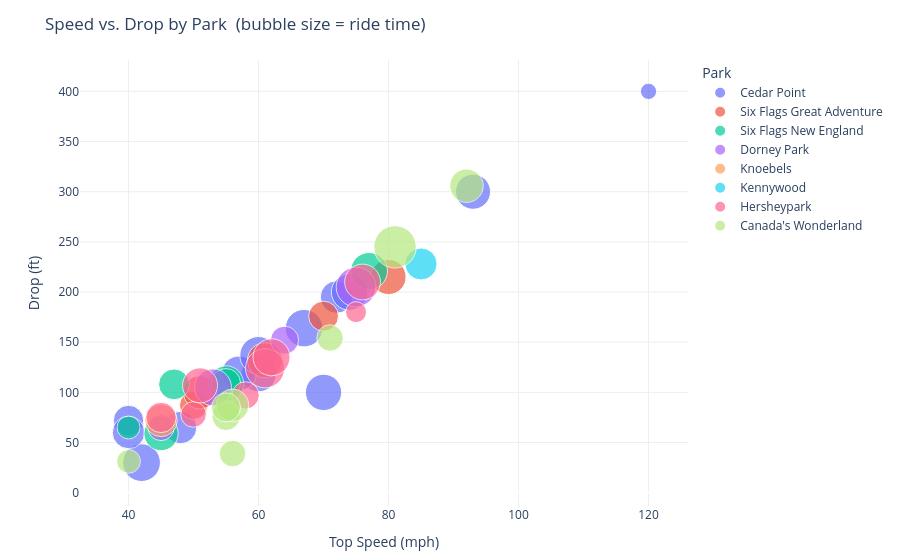

Here is the notebook cell this chart was saved with:
### Markdown cell above
## Bonus · Speed vs. Drop — Scatter by Park (bubble size = ride time)
Each dot is one coaster. Bubble size reflects ride duration in seconds. Hover for details.

### Code cell
scatter_df = df.dropna(subset=['max_speed_mph', 'drop_ft', 'ride_time_sec']).copy()

fig = px.scatter(
    scatter_df,
    y='drop_ft',
    x='max_speed_mph',
    color='park',
    size='ride_time_sec',
    size_max=30,
    hover_name='coaster',
    hover_data={'park': True, 'year_built': True, 'drop_ft': True,
                'max_speed_mph': True, 'ride_time_sec': True,
                'coaster_type_label': True},
    labels={
        'drop_ft': 'Drop (ft)',
        'max_speed_mph': 'Top Speed (mph)',
        'park': 'Park',
        'ride_time_sec': 'Ride Time (sec)',
        'coaster_type_label': 'Type'
    },
    title='Speed vs. Drop by Park  (bubble size = ride time)'
)
fig.update_layout(
    plot_bgcolor='white',
    xaxis=dict(gridcolor='#eee'),
    yaxis=dict(gridcolor='#eee'),
    legend_title='Park',
    margin=dict(t=60, b=40)
)
fig.show()

### Figure 1 — Plotly figure (JSON) as saved in the notebook; plotly's stock layout.template omitted (floating-point values rounded to 4 significant figures)
{"data": [{"customdata": [["Cedar Point", "1964", 105, "Wood"], ["Cedar Point", "1969", 162, "Steel"], ["Cedar Point", "1976", 120, "Steel"], ["Cedar Point", "1978", 140, "Steel"], ["Cedar Point", "1987", 120, "Steel"], ["Cedar Point", "1989", 120, "Steel"], ["Cedar Point", "1994", 136, "Steel"], ["Cedar Point", "2000", 140, "Steel"], ["Cedar Point", "2007", 150, "Launch"], ["Cedar Point", "2013", 160, "Steel"], ["Cedar Point", "2018", 150, "RMC (Steel-Wood Hybrid)"], ["Cedar Point", "2024", 30, "Launch"], ["Cedar Point", "2015 (conversion)", 160, "Steel"]], "hovertemplate": "<b>%{hovertext}</b><br><br>Park=%{customdata[0]}<br>Top Speed (mph)=%{x}<br>Drop (ft)=%{y}<br>Ride Time (sec)=%{customdata[2]}<br>year_built=%{customdata[1]}<br>Type=%{customdata[3]}<extra></extra>", "hovertext": ["Blue Streak", "Cedar Creek Mine Ride", "Corkscrew", "Gemini", "Iron Dragon", "Magnum XL-200", "Raptor", "Millennium Force", "Maverick", "GateKeeper", "Steel Vengeance", "Top Thrill 2", "Rougarou"], "legendgroup": "Cedar Point", "marker": {"color": "#636efa", "size": [105.0, 162.0, 120.0, 140.0, 120.0, 120.0, 136.0, 140.0, 150.0, 160.0, 150.0, 30.0, 160.0], "sizemode": "area", "sizeref": 0.2278, "symbol": "circle"}, "mode": "markers", "name": "Cedar Point", "orientation": "v", "showlegend": true, "type": "scatter", "x": [40.0, 42.0, 48.0, 60.0, 40.0, 72.0, 57.0, 93.0, 70.0, 67.0, 74.0, 120.0, 60.0], "xaxis": "x", "y": [72.0, 30.0, 65.0, 118.0, 60.0, 195.0, 119.0, 300.0, 100.0, 164.0, 200.0, 400.0, 137.0], "yaxis": "y"}, {"customdata": [["Six Flags Great Adventure", "1993", 90, "Steel"], ["Six Flags Great Adventure", "2006", 102, "Wood"], ["Six Flags Great Adventure", "1999", 140, "Steel"], ["Six Flags Great Adventure", "2001", 140, "Steel"], ["Six Flags Great Adventure", "2003", 126, "Steel"]], "hovertemplate": "<b>%{hovertext}</b><br><br>Park=%{customdata[0]}<br>Top Speed (mph)=%{x}<br>Drop (ft)=%{y}<br>Ride Time (sec)=%{customdata[2]}<br>year_built=%{customdata[1]}<br>Type=%{customdata[3]}<extra></extra>", "hovertext": ["Batman The Ride", "El Toro", "Medusa", "Nitro", "Superman - Ultimate Flight"], "legendgroup": "Six Flags Great Adventure", "marker": {"color": "#EF553B", "size": [90.0, 102.0, 140.0, 140.0, 126.0], "sizemode": "area", "sizeref": 0.2278, "symbol": "circle"}, "mode": "markers", "name": "Six Flags Great Adventure", "orientation": "v", "showlegend": true, "type": "scatter", "x": [50.0, 70.0, 61.0, 80.0, 51.0], "xaxis": "x", "y": [87.0, 176.0, 132.0, 215.0, 100.0], "yaxis": "y"}, {"customdata": [["Six Flags New England", "2002", 140, "Steel"], ["Six Flags New England", "1990", 108, "Steel"], ["Six Flags New England", "2000", 155, "Steel"], ["Six Flags New England", "1941", 60, "Wood"], ["Six Flags New England", "2024", 96, "Steel"], ["Six Flags New England", "2026", 134, "Launch"]], "hovertemplate": "<b>%{hovertext}</b><br><br>Park=%{customdata[0]}<br>Top Speed (mph)=%{x}<br>Drop (ft)=%{y}<br>Ride Time (sec)=%{customdata[2]}<br>year_built=%{customdata[1]}<br>Type=%{customdata[3]}<extra></extra>", "hovertext": ["Batman - The Dark Knight", "Flashback", "Superman the Ride", "Thunderbolt", "The Riddler Revenge", "Quantum Accelerator"], "legendgroup": "Six Flags New England", "marker": {"color": "#00cc96", "size": [140.0, 108.0, 155.0, 60.0, 96.0, 134.0], "sizemode": "area", "sizeref": 0.2278, "symbol": "circle"}, "mode": "markers", "name": "Six Flags New England", "orientation": "v", "showlegend": true, "type": "scatter", "x": [55.0, 47.0, 77.0, 40.0, 55.0, 45.0], "xaxis": "x", "y": [109.0, 108.0, 221.0, 65.0, 109.3, 59.0], "yaxis": "y"}, {"customdata": [["Dorney Park", "1924", 78, "Wood"], ["Dorney Park", "1997", 180, "Steel"], ["Dorney Park", "2005", 155, "Steel"], ["Dorney Park", "2024", 90, "Steel"]], "hovertemplate": "<b>%{hovertext}</b><br><br>Park=%{customdata[0]}<br>Top Speed (mph)=%{x}<br>Drop (ft)=%{y}<br>Ride Time (sec)=%{customdata[2]}<br>year_built=%{customdata[1]}<br>Type=%{customdata[3]}<extra></extra>", "hovertext": ["Thunderhawk", "Steel Force", "Hydra the Revenge", "Iron Menace"], "legendgroup": "Dorney Park", "marker": {"color": "#ab63fa", "size": [78.0, 180.0, 155.0, 90.0], "sizemode": "area", "sizeref": 0.2278, "symbol": "circle"}, "mode": "markers", "name": "Dorney Park", "orientation": "v", "showlegend": true, "type": "scatter", "x": [45.0, 75.0, 53.0, 64.0], "xaxis": "x", "y": [65.0, 205.0, 105.0, 152.0], "yaxis": "y"}, {"customdata": [["Knoebels", "1985", 120, "Wood"]], "hovertemplate": "<b>%{hovertext}</b><br><br>Park=%{customdata[0]}<br>Top Speed (mph)=%{x}<br>Drop (ft)=%{y}<br>Ride Time (sec)=%{customdata[2]}<br>year_built=%{customdata[1]}<br>Type=%{customdata[3]}<extra></extra>", "hovertext": ["Phoenix"], "legendgroup": "Knoebels", "marker": {"color": "#FFA15A", "size": [120.0], "sizemode": "area", "sizeref": 0.2278, "symbol": "circle"}, "mode": "markers", "name": "Knoebels", "orientation": "v", "showlegend": true, "type": "scatter", "x": [45.0], "xaxis": "x", "y": [72.0], "yaxis": "y"}, {"customdata": [["Kennywood", "2001 (rebuild)", 117, "Steel"]], "hovertemplate": "<b>%{hovertext}</b><br><br>Park=%{customdata[0]}<br>Top Speed (mph)=%{x}<br>Drop (ft)=%{y}<br>Ride Time (sec)=%{customdata[2]}<br>year_built=%{customdata[1]}<br>Type=%{customdata[3]}<extra></extra>", "hovertext": ["Phantom's Revenge"], "legendgroup": "Kennywood", "marker": {"color": "#19d3f3", "size": [117.0], "sizemode": "area", "sizeref": 0.2278, "symbol": "circle"}, "mode": "markers", "name": "Kennywood", "orientation": "v", "showlegend": true, "type": "scatter", "x": [85.0], "xaxis": "x", "y": [228.0], "yaxis": "y"}, {"customdata": [["Hersheypark", "1946", 75, "Wood"], ["Hersheypark", "1977", 105, "Steel"], ["Hersheypark", "1998", 175, "Steel"], ["Hersheypark", "2000", 140, "Wood"], ["Hersheypark", "2004", 50, "Launch"], ["Hersheypark", "2008", 85, "Steel"], ["Hersheypark", "2020", 146, "Steel"], ["Hersheypark", "2023", 156, "RMC (Steel-Wood Hybrid)"]], "hovertemplate": "<b>%{hovertext}</b><br><br>Park=%{customdata[0]}<br>Top Speed (mph)=%{x}<br>Drop (ft)=%{y}<br>Ride Time (sec)=%{customdata[2]}<br>year_built=%{customdata[1]}<br>Type=%{customdata[3]}<extra></extra>", "hovertext": ["Comet", "sooperdooperLooper", "Great Bear", "Lightning Racer", "Storm Runner", "Fahrenheit", "Candymonium", "Wildcat's Revenge"], "legendgroup": "Hersheypark", "marker": {"color": "#FF6692", "size": [75.0, 105.0, 175.0, 140.0, 50.0, 85.0, 146.0, 156.0], "sizemode": "area", "sizeref": 0.2278, "symbol": "circle"}, "mode": "markers", "name": "Hersheypark", "orientation": "v", "showlegend": true, "type": "scatter", "x": [50.0, 45.0, 61.0, 51.0, 75.0, 58.0, 76.0, 62.0], "xaxis": "x", "y": [78.0, 75.0, 124.0, 107.0, 180.0, 97.0, 210.0, 135.0], "yaxis": "y"}, {"customdata": [["Canada's Wonderland", "2025", 80, "Launch"], ["Canada's Wonderland", "2005", 64, "Launch"], ["Canada's Wonderland", "1981", 90, "Steel"], ["Canada's Wonderland", "1981", 80, "Wood"], ["Canada's Wonderland", "2012", 128, "Steel"], ["Canada's Wonderland", "1981", 122, "Wood"], ["Canada's Wonderland", "1991", 96, "Steel"], ["Canada's Wonderland", "2019", 205, "Steel"]], "hovertemplate": "<b>%{hovertext}</b><br><br>Park=%{customdata[0]}<br>Top Speed (mph)=%{x}<br>Drop (ft)=%{y}<br>Ride Time (sec)=%{customdata[2]}<br>year_built=%{customdata[1]}<br>Type=%{customdata[3]}<extra></extra>", "hovertext": ["AlpenFury", "Backlot Stunt Coaster", "Dragon Fyre", "Ghoster Coaster", "Leviathan", "Mighty Canadian Minebuster", "Vortex", "Yukon Striker"], "legendgroup": "Canada's Wonderland", "marker": {"color": "#B6E880", "size": [80.0, 64.0, 90.0, 80.0, 128.0, 122.0, 96.0, 205.0], "sizemode": "area", "sizeref": 0.2278, "symbol": "circle"}, "mode": "markers", "name": "Canada's Wonderland", "orientation": "v", "showlegend": true, "type": "scatter", "x": [71.0, 40.0, 55.0, 56.0, 92.0, 56.0, 55.0, 81.0], "xaxis": "x", "y": [154.2, 31.2, 76.0, 39.0, 306.0, 87.0, 85.0, 245.0], "yaxis": "y"}], "layout": {"legend": {"itemsizing": "constant", "title": {"text": "Park"}, "tracegroupgap": 0}, "margin": {"b": 40, "t": 60}, "plot_bgcolor": "white", "title": {"text": "Speed vs. Drop by Park  (bubble size = ride time)"}, "xaxis": {"anchor": "y", "domain": [0, 1], "gridcolor": "#eee", "title": {"text": "Top Speed (mph)"}}, "yaxis": {"anchor": "x", "domain": [0, 1], "gridcolor": "#eee", "title": {"text": "Drop (ft)"}}}}
